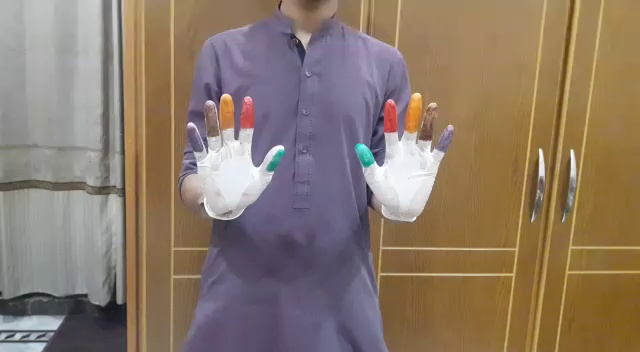
#> input picture 1.jpg, 640 x 352 px
$ python 3.py
#> lines starting #> are read from the running program, lines starting #| are printed output that depends on the picture; after the words box and inside, x2 and y2 are one past the last pixel; in counts of white or black regions, pixels touching at a corner belong together
import numpy as np
import cv2

#flags = [i for i in dir(cv2) if i.startswith('COLOR_G')]
#print(flags)

img = cv2.imread('1.jpg', 1)
#> img is the input picture: shape (352, 640, 3); mean B, G, R 106.1, 121.8, 139.4
hsv = cv2.cvtColor(img, cv2.COLOR_RGB2HSV)
#> hsv: shape (352, 640, 3); mean H, S, V 107.5, 83.5, 145.1
#cv2.imshow('1', hsv)
#cv2.waitKey(50000) & 0xFF

# define range of red color in HSV
lower_red = np.array([110, 50, 50])
upper_red = np.array([130, 255, 255])

# define range of orange color in HSV
lower_orange = np.array([91, 50, 50])
upper_orange = np.array([111, 255, 255])

# define range of brown color in HSV
lower_brown = np.array([102, 50, 50])
upper_brown = np.array([122, 255, 255])

# define range of green color in HSV
lower_green = np.array([50, 100, 100])
upper_green = np.array([70, 255, 255])

# define range of blue color in HSV
lower_blue = np.array([154, 2, 21])
upper_blue = np.array([174, 255, 255])

# Threshold the HSV image to get only blue colors
mask_red = cv2.inRange(hsv, lower_red, upper_red)
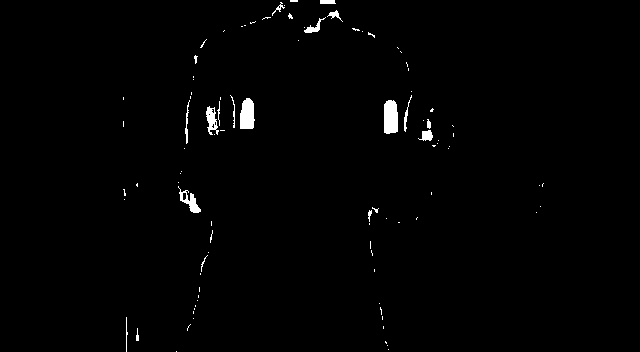
#> mask_red: shape (352, 640); 1% white; 96 white regions (77 under 20 px), largest, box (x1, y1, x2, y2) and area: (384, 100, 398, 134) 435, (240, 98, 255, 129) 385, (178, 186, 201, 213) 221
mask_orange = cv2.inRange(hsv, lower_orange, upper_orange)
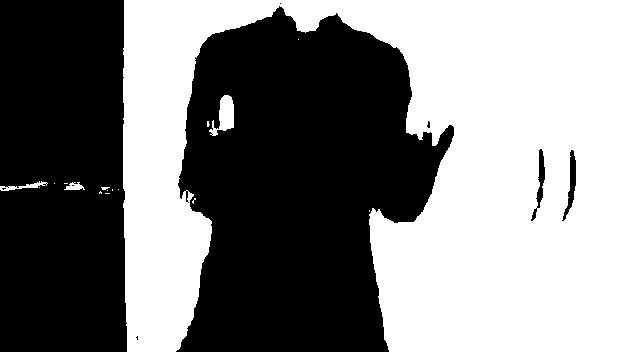
#> mask_orange: shape (352, 640); 50.6% white; 9 black regions (5 under 20 px), largest, box (x1, y1, x2, y2) and area: (176, 6, 454, 352) 67063, (0, 0, 127, 352) 43420, (562, 150, 576, 221) 351, (531, 149, 545, 221) 315
mask_brown = cv2.inRange(hsv, lower_brown, upper_brown)
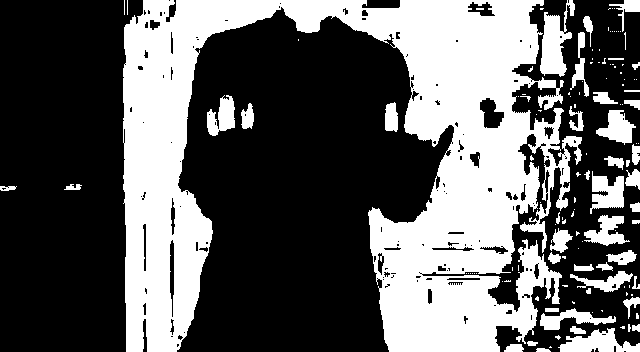
#> mask_brown: shape (352, 640); 37.6% white; 130 white regions (84 under 20 px), largest, box (x1, y1, x2, y2) and area: (123, 0, 582, 352) 73093, (540, 0, 575, 77) 1385, (558, 328, 640, 352) 1098
mask_blue = cv2.inRange(hsv, lower_blue, upper_blue)
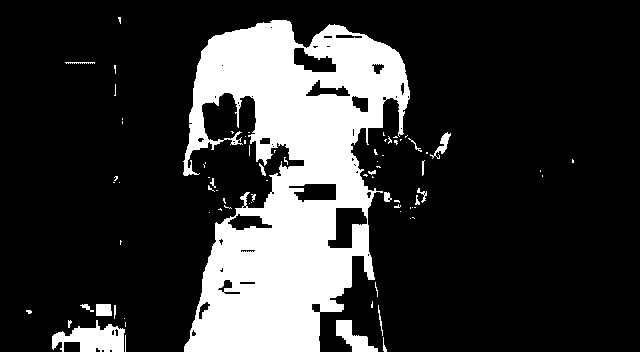
#> mask_blue: shape (352, 640); 20.6% white; 79 white regions (59 under 20 px), largest, box (x1, y1, x2, y2) and area: (183, 20, 410, 352) 43130, (52, 320, 125, 352) 1389, (336, 320, 378, 352) 631
mask_green = cv2.inRange(hsv, lower_green, upper_green)
#> mask_green: shape (352, 640); every value is 0
#mask = mask_red + mask_orange + mask_brown  + mask_blue

# Bitwise-AND mask and original image
res1 = cv2.bitwise_and(img,img, mask= mask_red)
res2 = cv2.bitwise_and(img,img, mask= mask_orange)
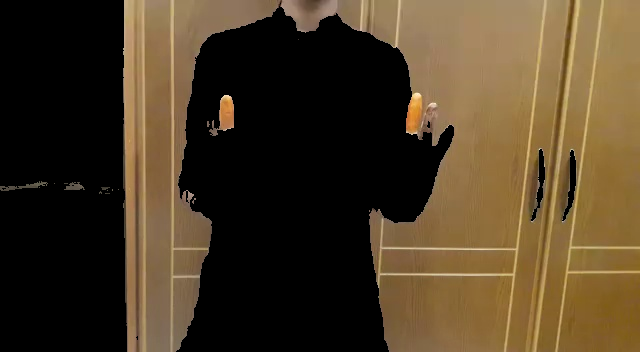
#> res2: shape (352, 640, 3); mean B, G, R 36.9, 59, 74.5
res3 = cv2.bitwise_and(img,img, mask= mask_brown)
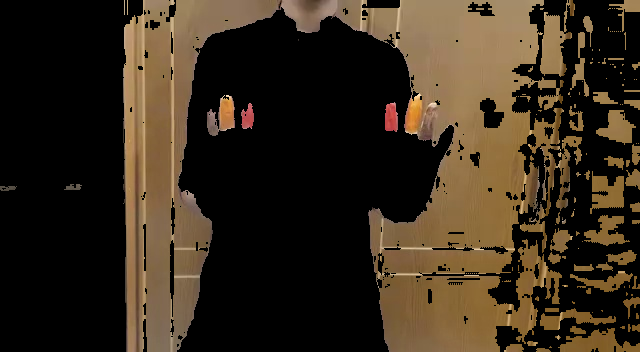
#> res3: shape (352, 640, 3); mean B, G, R 28, 42.8, 54.6
res4 = cv2.bitwise_and(img,img, mask= mask_blue)
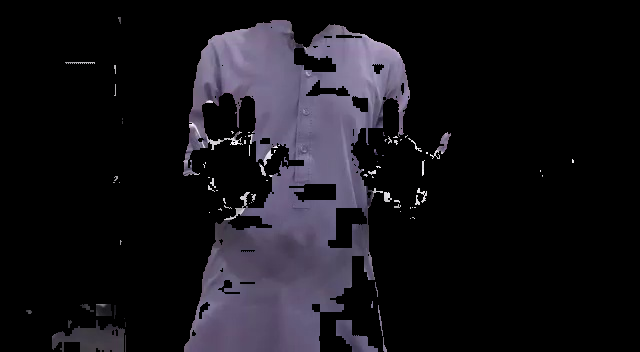
#> res4: shape (352, 640, 3); mean B, G, R 25.8, 20.2, 22
res5 = cv2.bitwise_and(img,img, mask= mask_green)
#> res5: shape (352, 640, 3); every value is 0
#res = res1 + res2 + res3 + res4

cv2.imshow('frame',img)
# [4 lines of commented-out code are left out]

cv2.imshow('mask',mask_red)
# [4 lines of commented-out code are left out]

cv2.imshow('res',res1)
# [4 lines of commented-out code are left out]


k = cv2.waitKey(0) & 0xFF
#> (key Esc is pressed here)
